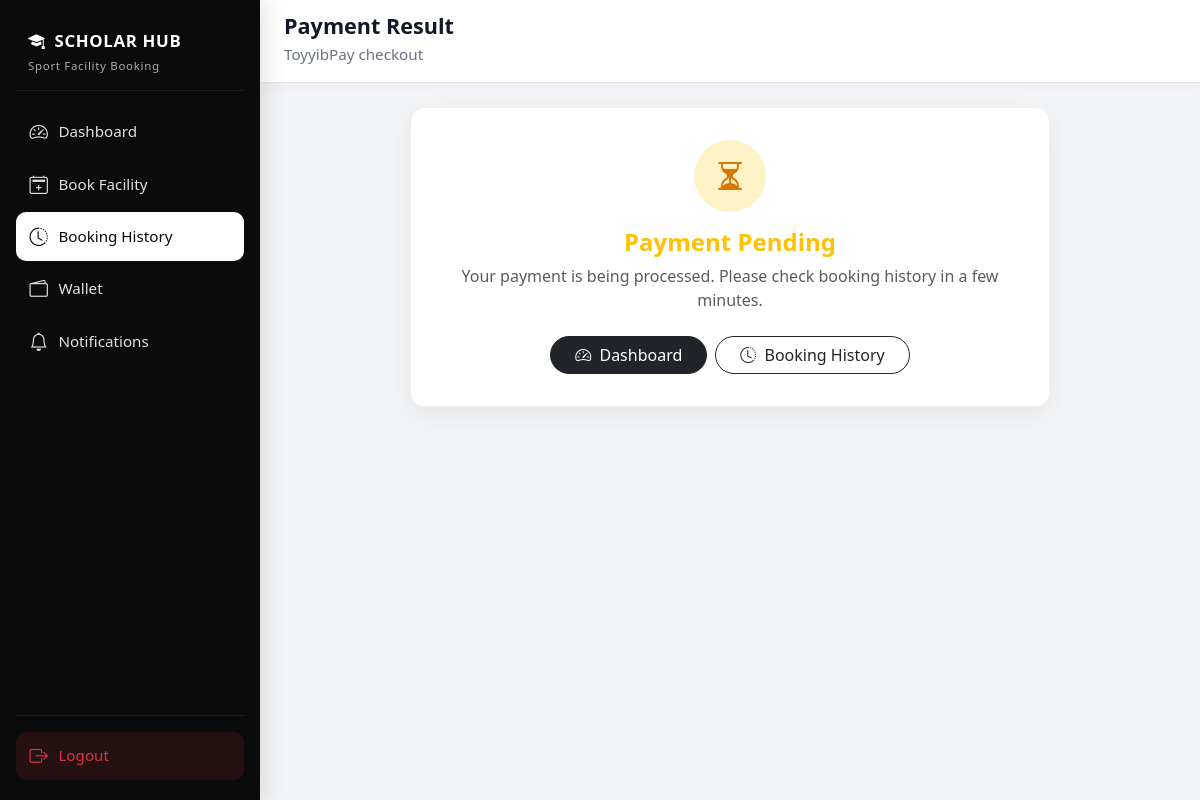
/payment_return.php?billcode=vzze4qu3 (signed in), run on an earlier commit of the app's database.
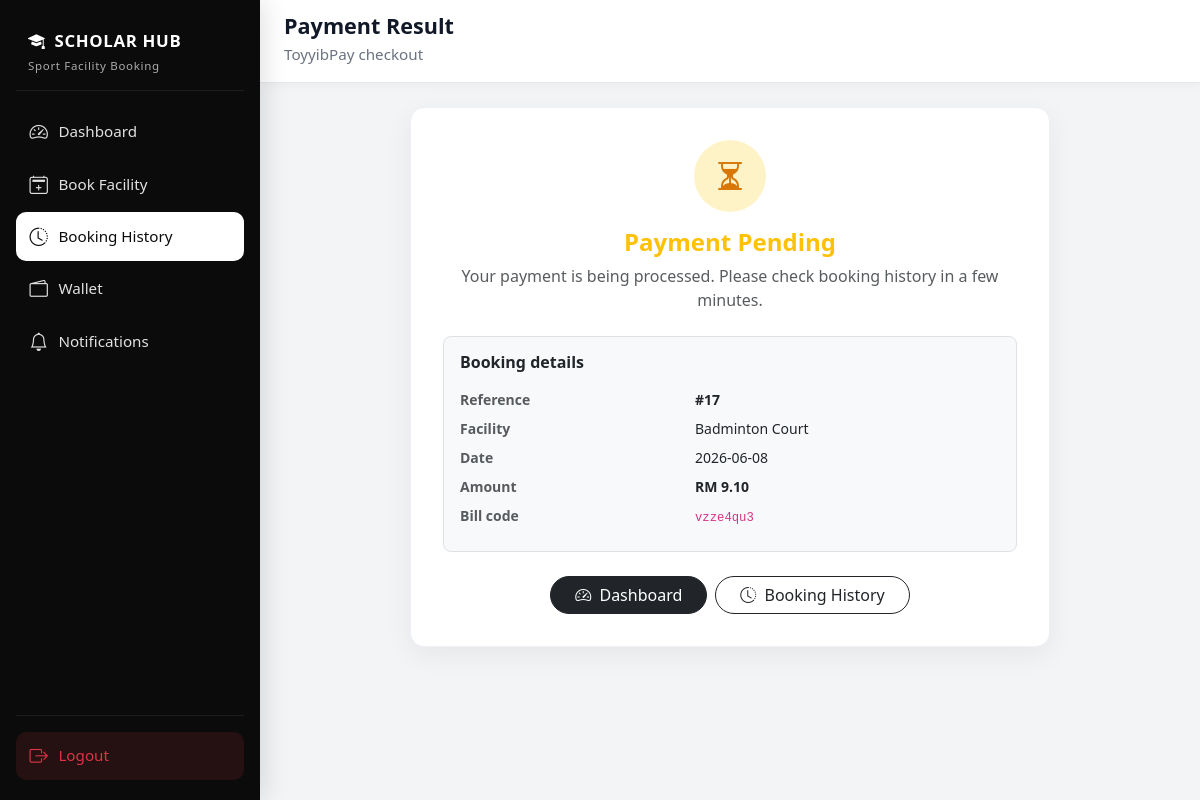
And on a later commit of the database.
### tables this page shows
CREATE TABLE `bookings` (
  `booking_id` int(11) NOT NULL,
  `user_id` int(11) NOT NULL,
  `facility_type` varchar(50) NOT NULL,
  `court_id` int(11) DEFAULT NULL,
  `booking_date` date NOT NULL,
  `start_time` time NOT NULL,
  `end_time` time NOT NULL,
  `purpose` text DEFAULT NULL,
  `booking_status` enum('pending','approved','rejected','completed','cancelled') DEFAULT 'pending',
  `payment_method` varchar(50) DEFAULT NULL,
  `payment_amount` decimal(10,2) DEFAULT NULL,
  `payment_status` enum('pending','paid','failed','refunded') NOT NULL DEFAULT 'pending',
  `bill_code` varchar(100) DEFAULT NULL,
  `transaction_id` varchar(100) DEFAULT NULL,
  `paid_at` datetime DEFAULT NULL,
  `created_at` timestamp NOT NULL DEFAULT current_timestamp(),
  `reject_reason` text DEFAULT NULL
);

### payment_return.php (the view, shortened to what this page needs)
<?php
require __DIR__ . '/db.php';
$user_id = (int) $_SESSION['user_id'];
$status = trim((string) ($_GET['status'] ?? $_GET['status_id'] ?? ''));
$billcode = trim((string) ($_GET['billcode'] ?? ''));
$isSuccess = ($status === '1');
$isFailed = ($status === '3');
$bookings = [];
$primaryBookingId = 0;
if ($billcode !== '') {
    $stmt = mysqli_prepare(
        $conn,
        "SELECT b.*,
            CASE WHEN b.facility_type = 'snooker' THEN 'Snooker Room'
                 WHEN b.facility_type = 'gym' THEN 'Gym Room'
                 WHEN b.facility_type = 'swimming' THEN 'Swimming Pool'
                 WHEN b.facility_type = 'track' THEN 'Track Field'
                 WHEN b.facility_type = 'badminton' THEN 'Badminton Court'
                 WHEN b.facility_type = 'basketball' THEN 'Basketball Court'
                 WHEN b.facility_type = 'futsal' THEN 'Futsal Court'
                 WHEN b.facility_type = 'tennis' THEN 'Tennis Court'
                 WHEN b.facility_type = 'volleyball' THEN 'Volleyball Court'
                 ELSE b.facility_type END AS facility_name
         FROM bookings b
         WHERE b.bill_code = ? AND b.user_id = ?
         ORDER BY b.booking_id ASC"
    );
    if ($stmt) {
        mysqli_stmt_bind_param($stmt, 'si', $billcode, $user_id);
        mysqli_stmt_execute($stmt);
        $res = mysqli_stmt_get_result($stmt);
        while ($row = mysqli_fetch_assoc($res)) {
            $bookings[] = $row;
        }
    }
}
if ($bookings !== []) {
    $primaryBookingId = (int) ($bookings[0]['booking_id'] ?? 0);
}
$totalPaid = 0.0;
foreach ($bookings as $b) {
    $totalPaid += (float) ($b['payment_amount'] ?? 0);
}
?>
<!DOCTYPE html>
<html lang="en">
<head>
    <link href="https://cdn.jsdelivr.net/npm/bootstrap@5.3.3/dist/css/bootstrap.min.css" rel="stylesheet">
    <link href="https://cdn.jsdelivr.net/npm/bootstrap-icons@1.11.3/font/bootstrap-icons.css" rel="stylesheet">
</head>
<body>
<?php include __DIR__ . '/includes/student_sidebar.php'; ?>
<div class="main-wrap" id="mainWrap">
    <header class="top-header">
        <div class="d-flex align-items-center gap-3">
            <div>
                <div class="page-title">Payment Result</div>
                <div class="welcome-text">ToyyibPay checkout</div>
            </div>
        </div>
    </header>
    <main class="content-area">
        <div class="result-card text-center">
            <?php if ($isSuccess): ?>
                <div class="result-icon success"><i class="bi bi-check-lg"></i></div>
                <h1 class="h4 fw-bold text-success mb-2">Payment Successful</h1>
                <p class="text-muted mb-4">Your booking payment was received. Staff will review your booking shortly.</p>
            <?php else: ?>
                <div class="result-icon pending"><i class="bi bi-hourglass-split"></i></div>
                <h1 class="h4 fw-bold text-warning mb-2">Payment Pending</h1>
                <p class="text-muted mb-4">Your payment is being processed. Please check booking history in a few minutes.</p>
            <?php endif; ?>
            <?php if ($bookings !== []): ?>
                <div class="text-start border rounded-3 p-3 mb-4 bg-light">
                    <h2 class="h6 fw-bold mb-3">Booking details</h2>
                    <dl class="row mb-0 small">
                        <dt class="col-5 text-muted">Reference</dt>
                        <dd class="col-7 fw-semibold">#<?php echo (int) $primaryBookingId; ?><?php echo count($bookings) > 1 ? ' (+' . (count($bookings) - 1) . ' slots)' : ''; ?></dd>
                        <dt class="col-5 text-muted">Facility</dt>
                        <dd class="col-7"><?php echo htmlspecialchars((string) ($bookings[0]['facility_name'] ?? ''), ENT_QUOTES, 'UTF-8'); ?></dd>
                        <dt class="col-5 text-muted">Date</dt>
                        <dd class="col-7"><?php echo htmlspecialchars((string) ($bookings[0]['booking_date'] ?? ''), ENT_QUOTES, 'UTF-8'); ?></dd>
                        <dt class="col-5 text-muted">Amount</dt>
                        <dd class="col-7 fw-semibold">RM <?php echo number_format($totalPaid, 2); ?></dd>
                        <?php if ($billcode !== ''): ?>
                        <dt class="col-5 text-muted">Bill code</dt>
                        <dd class="col-7"><code><?php echo htmlspecialchars($billcode, ENT_QUOTES, 'UTF-8'); ?></code></dd>
                        <?php endif; ?>
                    </dl>
                </div>
            <?php endif; ?>
            <div class="d-flex flex-wrap gap-2 justify-content-center">
                <a href="student_dashboard.php" class="btn btn-dark rounded-pill px-4">
                    <i class="bi bi-speedometer2 me-1"></i> Dashboard
                </a>
                <a href="booking_history.php" class="btn btn-outline-dark rounded-pill px-4">
                    <i class="bi bi-clock-history me-1"></i> Booking History
                </a>
            </div>
        </div>
    </main>
</div>
</body>
</html>

What changed in the data, as far as the page shows it:
added bookings: booking_id "17", booking_date "2026-06-08"
Also different on the page:
$bookings[0]['facility_name']: (not shown) → "Badminton Court"
$totalPaid: (not shown) → "9.10"
$billcode: (not shown) → "vzze4qu3"
text now shown: "Booking details Reference # Facility Date Amount RM Bill code"
